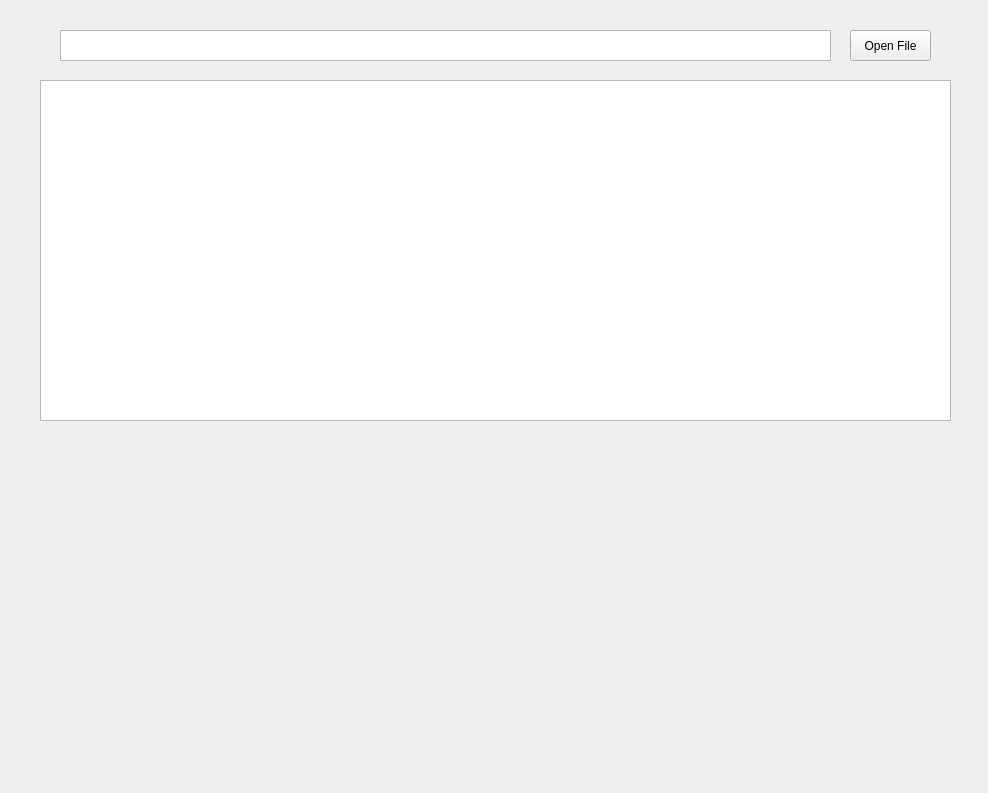
<?xml version="1.0" encoding="UTF-8"?>
<ui version="4.0">
 <class>MainWindow</class>
 <widget class="QMainWindow" name="MainWindow">
  <property name="geometry">
   <rect>
    <x>0</x>
    <y>0</y>
    <width>988</width>
    <height>793</height>
   </rect>
  </property>
  <property name="windowTitle">
   <string>MainWindow</string>
  </property>
  <widget class="QWidget" name="centralwidget">
   <widget class="QPushButton" name="openFile">
    <property name="geometry">
     <rect>
      <x>850</x>
      <y>30</y>
      <width>81</width>
      <height>31</height>
     </rect>
    </property>
    <property name="text">
     <string>Open File</string>
    </property>
   </widget>
   <widget class="QTextBrowser" name="textBrowser">
    <property name="geometry">
     <rect>
      <x>60</x>
      <y>30</y>
      <width>771</width>
      <height>31</height>
     </rect>
    </property>
   </widget>
   <widget class="QTableWidget" name="tableWidget">
    <property name="geometry">
     <rect>
      <x>40</x>
      <y>80</y>
      <width>911</width>
      <height>341</height>
     </rect>
    </property>
   </widget>
   <widget class="QLabel" name="image">
    <property name="geometry">
     <rect>
      <x>40</x>
      <y>440</y>
      <width>911</width>
      <height>331</height>
     </rect>
    </property>
    <property name="text">
     <string/>
    </property>
   </widget>
  </widget>
 </widget>
 <resources/>
 <connections/>
</ui>
